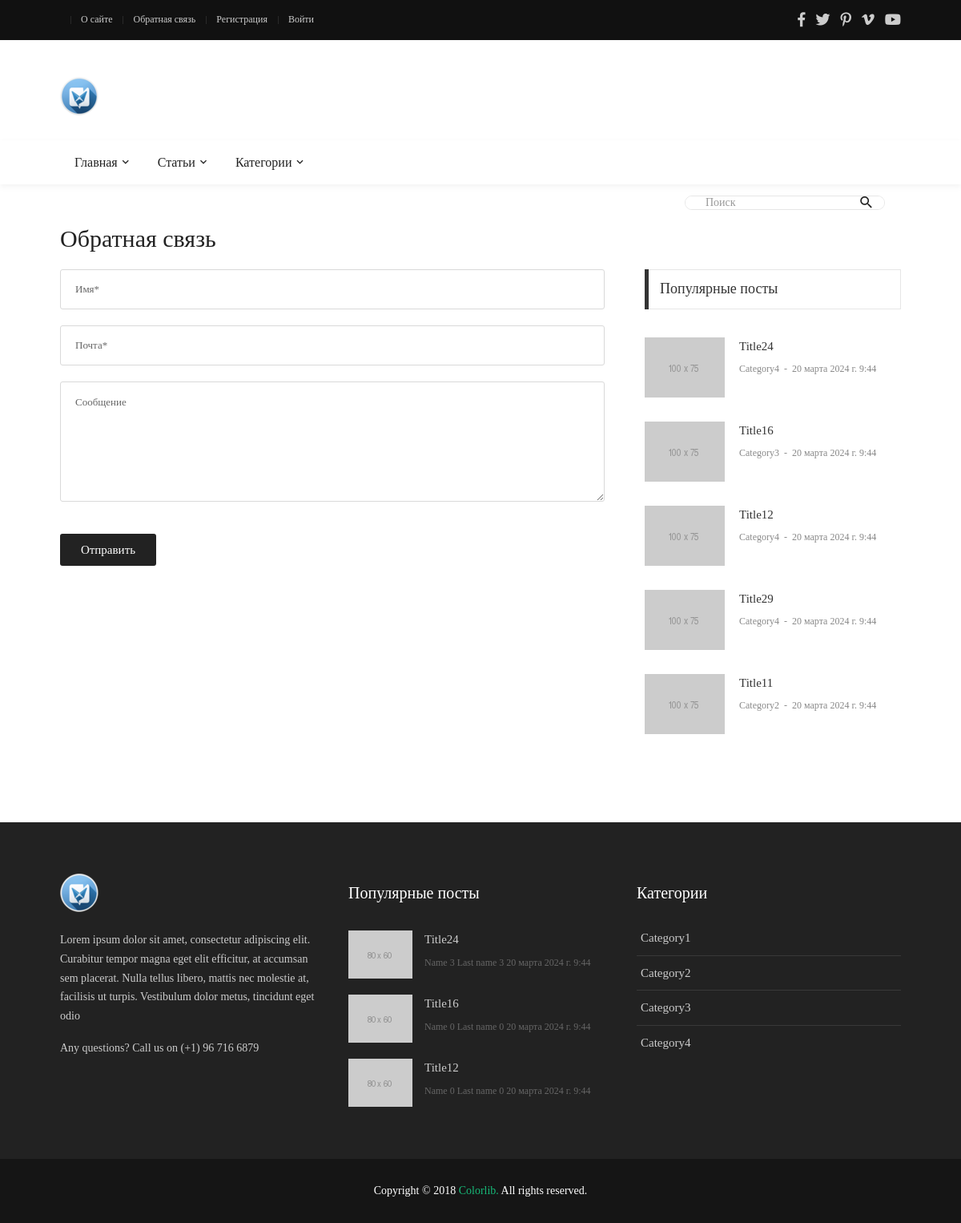
Page /contact/ on the committed database.
### blog/models.py (models this page shows, shortened)
class Article(models.Model):
    title = models.CharField(max_length=25, verbose_name='Заголовок')
    description = models.TextField(max_length=70, verbose_name='Описание', null=True, blank=True, default='')
    content = models.TextField(verbose_name='Содержание', null=True, blank=True)
    author = models.ForeignKey(Author, on_delete=models.CASCADE, verbose_name='Автор')
    category = models.ForeignKey(Category, on_delete=models.SET_NULL, verbose_name='Категория', null=True)
    tags = models.ManyToManyField(Tag, verbose_name='Теги', blank=True)
    views = models.IntegerField(default=0, verbose_name='Просмотры')
    is_published = models.BooleanField(default=False, verbose_name='Опубликовано')
    date_published = models.DateTimeField(auto_now_add=True, verbose_name='Дата публикации')
    change_date = models.DateTimeField(auto_now=True, verbose_name='Дата изменения')
    image = models.FileField(upload_to='images/', verbose_name='Превью', null=True, blank=True)
    fields = ['title', 'content', 'category', 'views']
    class Meta:
        ordering = ['-change_date']
        verbose_name = 'Статья'
        verbose_name_plural = 'Статьи'
    @admin.display(description="Автор")
    def author_full_name(self):
        return self.author.full_name
    @staticmethod
    def get_published_posts():
        return Article.objects.filter(is_published=True).all()

class Category(models.Model):
    title = models.CharField(max_length=100, verbose_name='Название')
    description = models.TextField(verbose_name='Описание', null=True, blank=True, default='')
    views = models.IntegerField(default=0, verbose_name='Просмотры')
    class Meta:
        ordering = ['id']
        verbose_name = 'Категория'
        verbose_name_plural = 'Категории'
    @property
    def url_name(self):
        return "home"

class Author(models.Model):
    first_name = models.CharField(max_length=100, verbose_name='Имя')
    last_name = models.CharField(max_length=100, verbose_name='Фамилия')
    email = models.EmailField(verbose_name='Почта')
    bio = models.TextField(verbose_name='Биография', null=True, blank=True)
    birth_date = models.DateField(verbose_name='День рождения', null=True, blank=True)
    reg_date = models.DateTimeField(auto_now_add=True, verbose_name='Дата регистрации')
    change_date = models.DateTimeField(auto_now=True, verbose_name='Дата изменения')
    fields = ['first_name', 'last_name', 'email', 'bio', 'birth_date']
    @property
    def full_name(self):
        return f'{self.first_name} {self.last_name}'
    """CRUD функции"""
    class Meta:
        ordering = ['-change_date']
        verbose_name = 'Автор'
        verbose_name_plural = 'Авторы'

### blog/views.py (the view)
# urls.py: path("contact/", views.contact, name='contact'),
def contact(request):
    context = get_context()
    context['title'] = 'Обратная связь'
    return render(request, 'blog/contact.html', context)

### blog/context_processors.py (called while the page is built)
def get_blog_context(request):
    return {'menu': menu, 'top_menu': top_menu, 'user_top_menu': user_top_menu}

### blog/views.py (called while the page is built)
def get_context():
    categories = models.Category.objects.all()
    pop_articles = models.Article.get_published_posts().order_by('-views')[:5]
    return {
        'cats': categories,
        'pop_posts': pop_articles,
        'search_form': forms.SearchForm
    }

### blog/templates/blog/contact.html
{% extends 'base.html' %}
{% load static %}
{% block content %}
<div class="col-md-7 col-lg-8 p-b-80">
    <div class="p-r-10 p-r-0-sr991">
        <form>
            <input class="bo-1-rad-3 bocl13 size-a-19 f1-s-13 cl5 plh6 p-rl-18 m-b-20" type="text"
                   name="name" placeholder="Имя*">
            <input class="bo-1-rad-3 bocl13 size-a-19 f1-s-13 cl5 plh6 p-rl-18 m-b-20" type="text"
                   name="email" placeholder="Почта*">
            <textarea class="bo-1-rad-3 bocl13 size-a-15 f1-s-13 cl5 plh6 p-rl-18 p-tb-14 m-b-20" name="msg"
                      placeholder="Сообщение"></textarea>
            <button class="size-a-20 bg2 borad-3 f1-s-12 cl0 hov-btn1 trans-03 p-rl-15 m-t-20">
                Отправить
            </button>
        </form>
    </div>
</div>
<div class="col-md-5 col-lg-4 p-b-80">
    <div class="p-l-10 p-rl-0-sr991">
        <div>
            <div class="how2 how2-cl4 flex-s-c">
                <h3 class="f1-m-2 cl3 tab01-title">
                    Популярные посты
                </h3>
            </div>
            <ul class="p-t-35">
                {% for p in pop_posts %}
                <li class="flex-wr-sb-s p-b-30">
                    <a href="#" class="size-w-10 wrap-pic-w hov1 trans-03">
                        <img src="{% static 'blog/images/popular-post-04.jpg' %}" alt="IMG">
                    </a>
                    <div class="size-w-11">
                        <h6 class="p-b-4">
                            <a href="#" class="f1-s-5 cl3 hov-cl10 trans-03">
                                {{ p.title }}
                            </a>
                        </h6>
                        <span class="cl8 txt-center p-b-24">
											<a href="#" class="f1-s-6 cl8 hov-cl10 trans-03">
												{{  p.category.title }}
											</a>
											<span class="f1-s-3 m-rl-3">
												-
											</span>
											<span class="f1-s-3">
												{{ p.date_published }}
											</span>
										</span>
                    </div>
                </li>
                {% endfor %}
            </ul>
        </div>
    </div>
</div>
{% endblock %}

### templates/base.html (shortened to what this page needs)
{% load static %}
{% load app_tags %}
<!DOCTYPE html>
<html lang="en">
<head>
    <link rel="stylesheet" type="text/css" href="{% static 'blog/vendor/bootstrap/css/bootstrap.min.css' %}">
    <link rel="stylesheet" type="text/css"
          href="{% static 'blog/fonts/fontawesome-5.0.8/css/fontawesome-all.min.css' %}">
    <link rel="stylesheet" type="text/css"
          href="{% static 'blog/fonts/iconic/css/material-design-iconic-font.min.css' %}">
    <link rel="stylesheet" type="text/css" href="{% static 'blog/vendor/animate/animate.css' %}">
    <link rel="stylesheet" type="text/css" href="{% static 'blog/vendor/css-hamburgers/hamburgers.min.css' %}">
    <link rel="stylesheet" type="text/css" href="{% static 'blog/vendor/animsition/css/animsition.min.css' %}">
    <link rel="stylesheet" type="text/css" href="{% static 'blog/css/util.min.css' %}">
    <link rel="stylesheet" type="text/css" href="{% static 'blog/css/main.css' %}">
</head>
<body class="animsition">
<header>
    <div class="container-menu-desktop">
        <div class="topbar">
            <div class="content-topbar container h-100">
                <div class="left-topbar">
                    {% if user.is_authenticated %}
                    {% include 'includes/menu_a.html' with
                    menu=user_top_menu
                    a_class='left-topbar-item' %}
                    {% else %}
                    {% include 'includes/menu_a.html' with
                    menu=top_menu
                    a_class='left-topbar-item' %}
                    {% endif %}
                </div>
                <div class="right-topbar">
                    <a href="#">
                        <span class="fab fa-facebook-f"></span>
                    </a>
                    <a href="#">
                        <span class="fab fa-twitter"></span>
                    </a>
                    <a href="#">
                        <span class="fab fa-pinterest-p"></span>
                    </a>
                    <a href="#">
                        <span class="fab fa-vimeo-v"></span>
                    </a>
                    <a href="#">
                        <span class="fab fa-youtube"></span>
                    </a>
                </div>
            </div>
        </div>
        <div class="wrap-logo container">
            <div class="logo">
                <a href="{% url 'home' %}"><img src="{% static 'blog/images/logo.ico' %}" alt="LOGO"></a>
            </div>
        </div>
        <div class="wrap-main-nav">
            <div class="main-nav">
                <nav class="menu-desktop">
                    <ul class="main-menu">
                        {% with li_class='mega-menu-item' menu=menu %}
                        {% include 'includes/menu.html' %}
                        {% endwith %}
                        <li>
                            <a href="#">Категории</a>
                        </li>
                    </ul>
                </nav>
            </div>
        </div>
    </div>
</header>
<div class="container">
    <div class="headline bg0 flex-wr-sb-c p-rl-20 p-tb-8">
        <div class="pos-relative bo-1-rad-22 of-hidden bocl11 m-tb-6">
            <form action="{% url 'posts' %}">
                <input class="f1-s-1 cl6 plh9 s-full p-l-25 p-r-45" type="text" name="search" placeholder="Поиск">
                <button type="submit" class="flex-c-c size-a-1 ab-t-r fs-20 cl2 hov-cl10 trans-03">
                    <i class="zmdi zmdi-search"></i>
                </button>
            </form>
        </div>
    </div>
</div>
<section class="bg0">
    <div class="container">
        <div class="row justify-content-center">
            <div class="container p-t-4 p-b-5">
                <h2 class="f1-l-1 cl2 p-b-15">
                    {{ title }}
                </h2>
            </div>
            {% block content %}
            {% endblock %}
        </div>
    </div>
</section>
<footer>
    <div class="bg2 p-t-40 p-b-25">
        <div class="container">
            <div class="row">
                <div class="col-lg-4 p-b-20">
                    <div class="size-h-3 flex-s-c">
                        <a href="{% url 'home' %}">
                            <img class="max-s-full" src="{% static 'blog/images/logo.ico' %}" alt="LOGO">
                        </a>
                    </div>
                    <div>
                        <p class="f1-s-1 cl11 p-b-16">
                            Lorem ipsum dolor sit amet, consectetur adipiscing elit. Curabitur tempor magna eget elit
                            efficitur, at accumsan sem placerat. Nulla tellus libero, mattis nec molestie at, facilisis
                            ut turpis. Vestibulum dolor metus, tincidunt eget odio
                        </p>
                        <p class="f1-s-1 cl11 p-b-16">
                            Any questions? Call us on (+1) 96 716 6879
                        </p>
                    </div>
                </div>
                <div class="col-sm-6 col-lg-4 p-b-20">
                    <div class="size-h-3 flex-s-c">
                        <h5 class="f1-m-7 cl0">
                            Популярные посты
                        </h5>
                    </div>
                    <ul>
                        {% for p in pop_posts|slice:":3" %}
                        <li class="flex-wr-sb-s p-b-20">
                            <a href="{% url 'post' p.id %}" class="size-w-4 wrap-pic-w hov1 trans-03">
                                <img src="{% static 'blog/images/popular-post-01.jpg' %}" alt="IMG">
                            </a>
                            <div class="size-w-5">
                                <h6 class="p-b-5">
                                    <a href="{% url 'post' p.id %}" class="f1-s-5 cl11 hov-cl10 trans-03">
                                        {{ p.title }}
                                    </a>
                                </h6>
                                <span class="f1-s-3 cl6">
										{{ p.author_full_name }}
									</span>
                                <span class="f1-s-3 cl6">
										{{ p.date_published }}
									</span>
                            </div>
                        </li>
                        {% endfor %}
                    </ul>
                </div>
                <div class="col-sm-6 col-lg-4 p-b-20">
                    <div class="size-h-3 flex-s-c">
                        <h5 class="f1-m-7 cl0">
                            Категории
                        </h5>
                    </div>
                    <ul class="m-t--12">
                        {% include 'includes/menu.html' with
                        li_class='how-bor1 p-rl-5 p-tb-10'
                        a_class='f1-s-5 cl11 hov-cl10 trans-03 p-tb-8'
                        menu=cats %}
                    </ul>
                </div>
            </div>
        </div>
    </div>
    <div class="bg11">
        <div class="container size-h-4 flex-c-c p-tb-15">
				<span class="f1-s-1 cl0 txt-center">
					Copyright © 2018
					<a href="#" class="f1-s-1 cl10 hov-link1">Colorlib.</a>
					All rights reserved.
				</span>
        </div>
    </div>
</footer>
</body>
</html>

### templates/includes/menu.html (shortened to what this page needs)
{% for m in menu %}
<li class="{{ li_class }}">
    <a class="{{ a_class }}" href="{% url m.url_name %}">{{ m.title }} </a>
</li>
{% endfor %}

### rows in the picture
Article: title "Title24", category "Category4", date_published "20 марта 2024 г. 9:44", author_full_name "Name 3 Last name 3"
Article: title "Title16", category "Category3", date_published "20 марта 2024 г. 9:44", author_full_name "Name 0 Last name 0"
Article: title "Title12", category "Category4", date_published "20 марта 2024 г. 9:44", author_full_name "Name 0 Last name 0"
Article: title "Title29", category "Category4", date_published "20 марта 2024 г. 9:44"
Article: title "Title11", category "Category2", date_published "20 марта 2024 г. 9:44"
Category: title "Category1"
Category: title "Category2"
Category: title "Category3"
Category: title "Category4"

### other values in the picture
{{ m.title }} "О сайте" "Обратная связь" "Регистрация" "Войти"
{{ m.title }} "Главная" "Статьи"
{{ title }} "Обратная связь"
